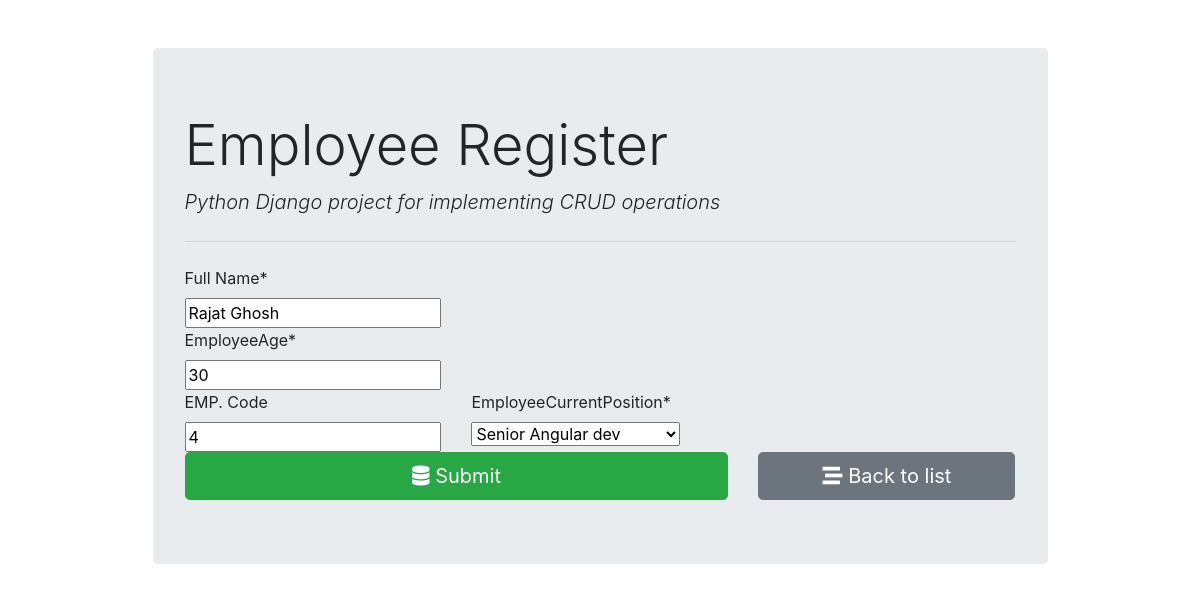
/employee/form/4/, run on the app's committed database.
### registered_employee/models.py (models this page shows)
class EMployeeRegistrationsModel(models.Model):
    employeeName = models.CharField(max_length = 200)
    employeeAge = models.IntegerField(max_length = 2)
    employeeCode = models.CharField(max_length = 50)
    employeeCurrentPosition = models.ForeignKey(EmployeeCurrentPositioinModel, on_delete = models.CASCADE)

### registered_employee/views.py (the view, shortened to what this page needs)
# urls.py: path('form/', views.EmployeeFormViewList , name = 'employee_insert'),
def EmployeeFormViewList(request, id = 0):
    if request.method == "GET":
        if id == 0:
            form = EmployeeForm()
        else:
            employee = EMployeeRegistrationsModel.objects.get(pk=id)
            form = EmployeeForm(instance=employee)
        return render(request, "employee_register/employee_form.html", {'form': form})

### registered_employee/forms.py
class EmployeeForm(forms.ModelForm):
    class Meta:
        model = EMployeeRegistrationsModel
        fields = ('employeeName','employeeAge','employeeCode','employeeCurrentPosition')
        labels = {
            'employeeName':'Full Name',
            'employeeCode':'EMP. Code'
        }
    def __init__(self, *args, **kwargs):
        super(EmployeeForm,self).__init__(*args, **kwargs)
        self.fields['employeeCurrentPosition'].empty_label = "Select"
        self.fields['employeeCode'].required = False

### registered_employee/models.py (called while the page is built)
    def __str__(self):
        return self.positionTitle

### registered_employee/templates/employee_register/employee_form.html (shortened to what this page needs)
{% extends "employee_register/base.html" %}
{% load crispy_forms_tags %}
{% block content %}
<form action="" method="post" autocomplete="off">
    {{form.employeeName | as_crispy_field}}
    {{form.employeeAge | as_crispy_field}}
    <div class="row">
        <div class="col-md-4">
            {{form.employeeCode | as_crispy_field}}
        </div>
        <div class="col-md-8">
            {{form.employeeCurrentPosition | as_crispy_field}}
        </div>
    </div>
    <div class="row">
        <div class="col-md-8">
            <button type="submit" class="btn btn-success btn-block btn-lg"><i class="fas fa-database"></i>
                Submit</button>
        </div>
        <div class="col-md-4">
            <a href="{% url 'employee_list' %}" class="btn btn-secondary btn-block btn-lg">
                <i class="fas fa-stream"></i> Back to list
            </a>
        </div>
    </div>
</form>
{% endblock content %}

### data on the page
EMployeeRegistrationsModel: employeeName "Rajat Ghosh", employeeAge "30", employeeCode "4", employeeCurrentPosition "Senior Angular dev"
